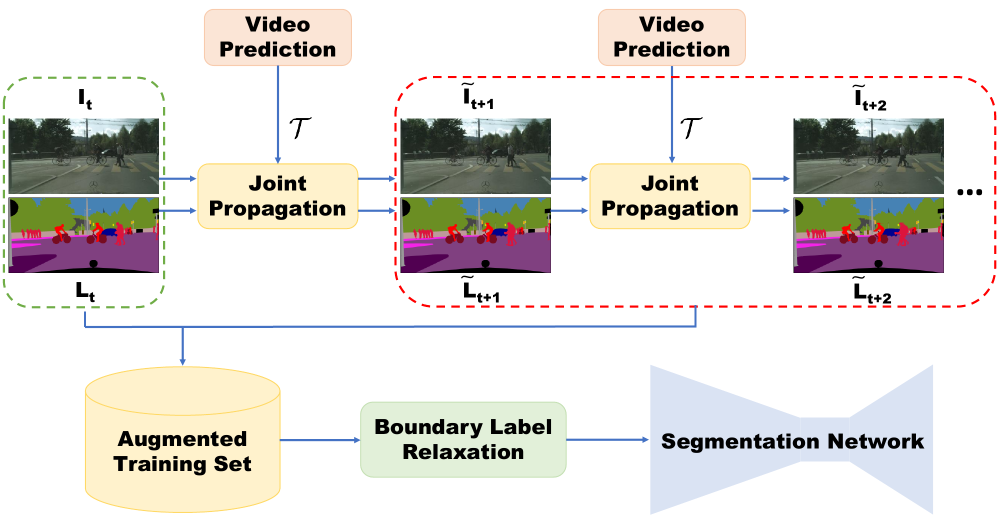
#> input picture deeplab_v3_baseline/semantic_segmentation/images/method.png, 2001 x 1050 px (shown at 1/2 size)
$ python -i transform.py   (imports and definitions only)
#> lines starting #> are read from the running program, lines starting #| are printed output that depends on the picture
#> further down, picture is the input picture: shape (1050, 2001, 3); mean B, G, R 217.9, 221.6, 224.4
import random
import cv2
import numpy as np

# [148 lines left out: functions random_scale, random_erase, rotate, random_angle_rotate, do_gaussian_noise, do_color_shift and 7 more, not called in this run]


def do_clahe(image, clip=2, grid=16):
#> called with clip = 2, grid = 16
    grid = int(grid)

    lab = cv2.cvtColor(image, cv2.COLOR_BGR2LAB)
#> lab: shape (1050, 2001, 3); mean of channels 0, 1, 2 224.2, 128.5, 130.5
    gray, a, b = cv2.split(lab)
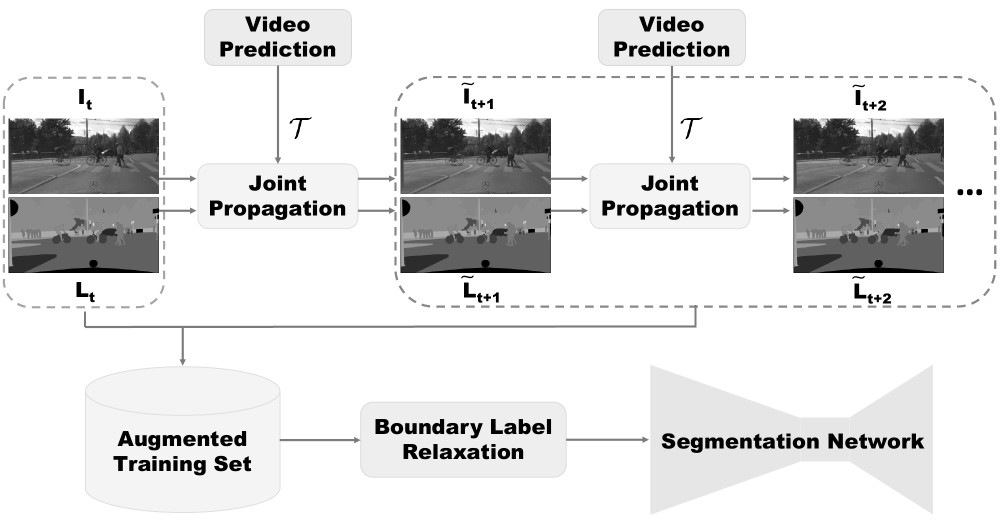
#> gray: shape (1050, 2001) (shown at 1/2 size); min 0, max 255, mean 224.2
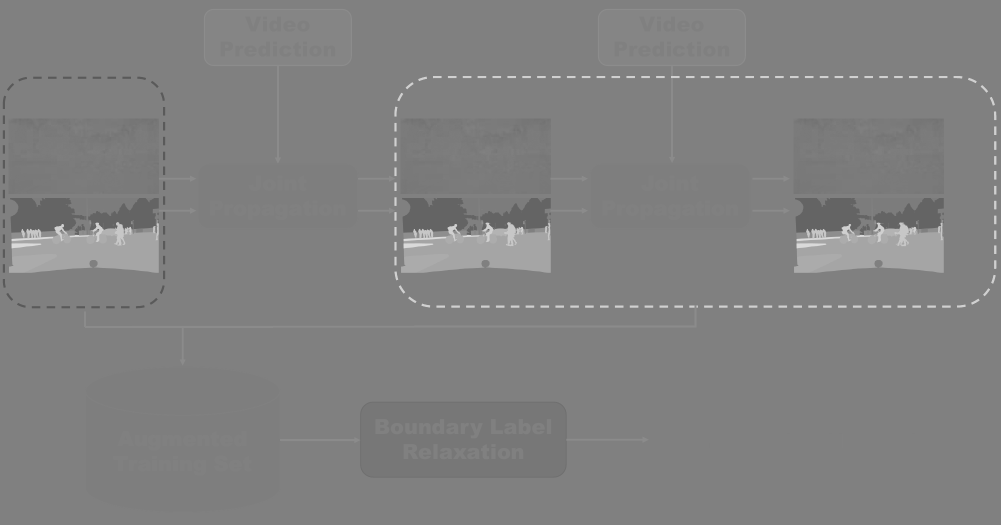
#> a: shape (1050, 2001) (shown at 1/2 size); min 90, max 218, mean 128.5
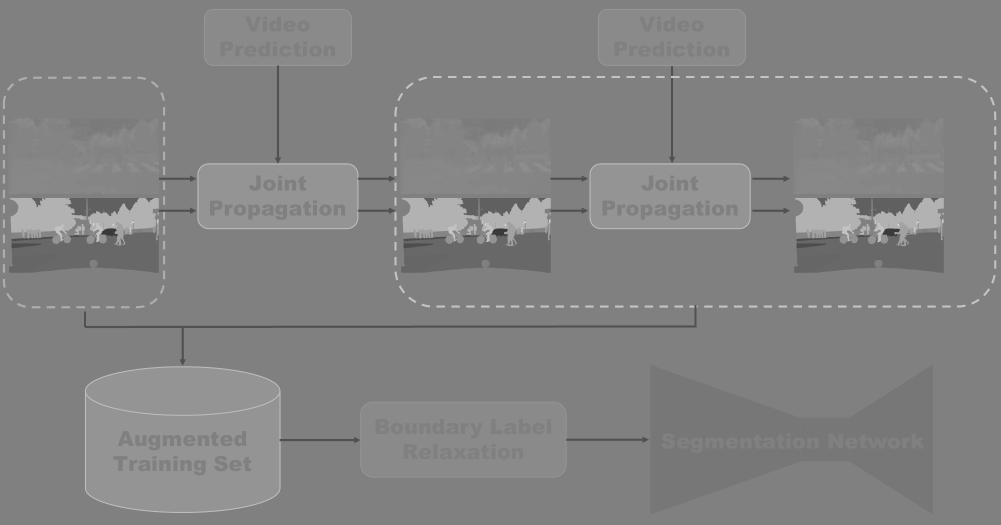
#> b: shape (1050, 2001) (shown at 1/2 size); min 58, max 212, mean 130.5
    gray = cv2.createCLAHE(clipLimit=clip, tileGridSize=(grid, grid)).apply(gray)
    lab = cv2.merge((gray, a, b))
#> lab: shape (1050, 2001, 3); mean of channels 0, 1, 2 225, 128.5, 130.5
    image = cv2.cvtColor(lab, cv2.COLOR_LAB2BGR)

    return image

>>> import cv2
>>> picture = cv2.imread('../../../deeplab_v3_baseline/semantic_segmentation/images/method.png')
>>> result = do_clahe(picture)

$ run again, on deeplab_v3_baseline/semantic_segmentation/images/vis.png
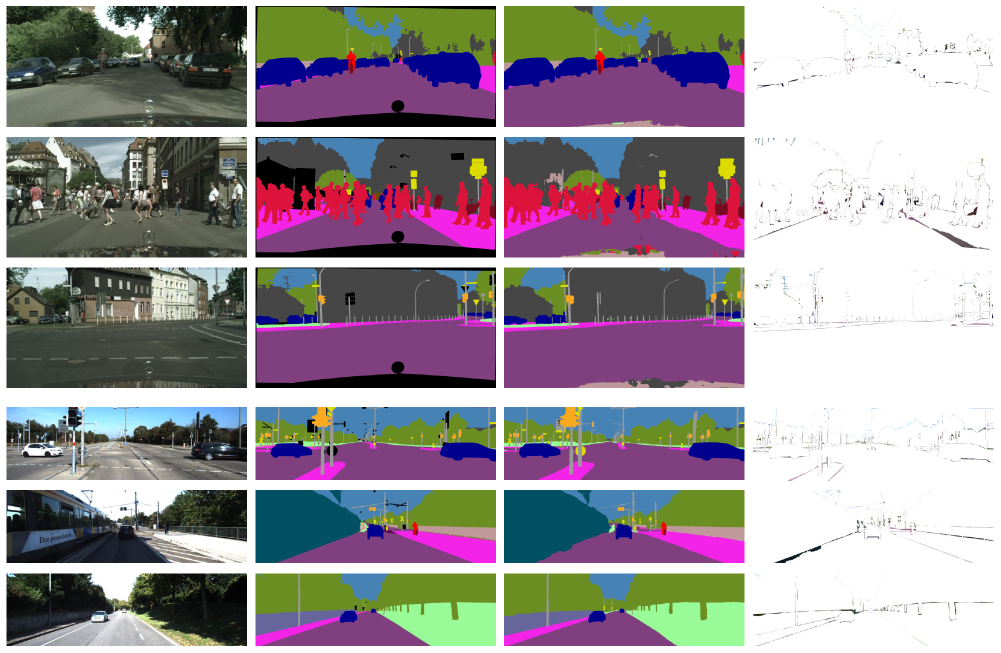
#> input picture deeplab_v3_baseline/semantic_segmentation/images/vis.png, 2001 x 1305 px (shown at 1/2 size)
#> picture is the input picture: shape (1305, 2001, 3); mean B, G, R 153.8, 148, 155.1
#> in do_clahe, `gray, a, b = cv2.split(lab)`:
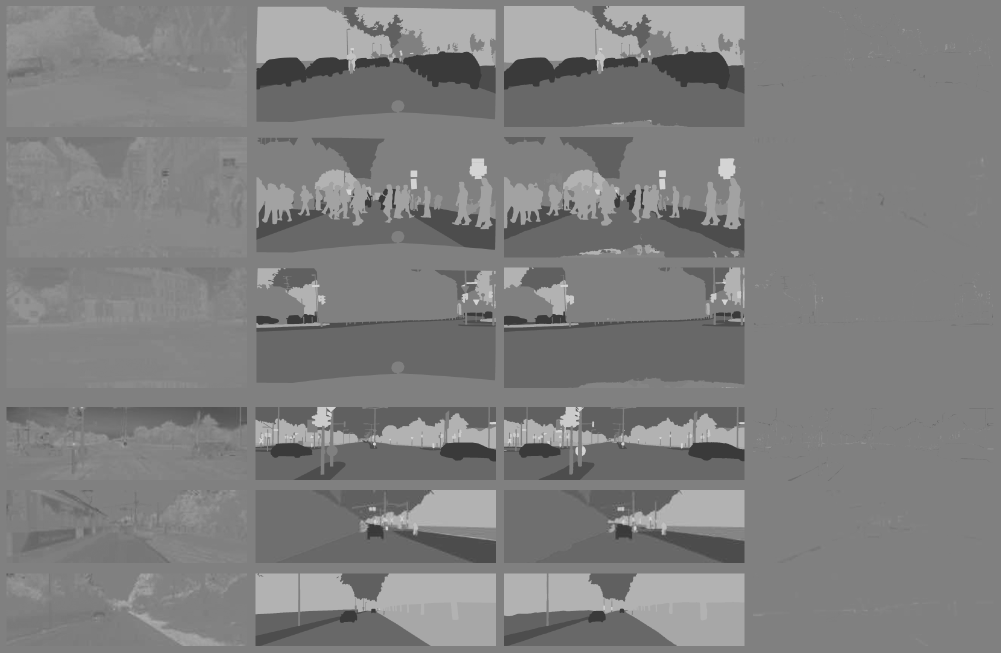
#> b: shape (1305, 2001) (shown at 1/2 size); min 48, max 216, mean 127.1
#> in do_clahe, `image = cv2.cvtColor(lab, cv2.COLOR_LAB2BGR)`:
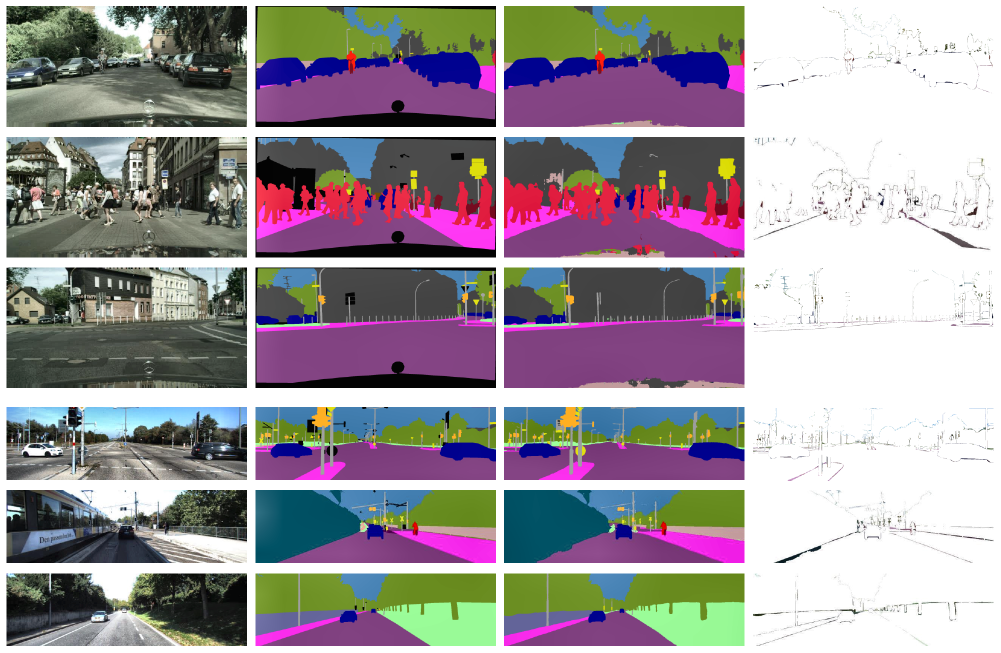
#> image: shape (1305, 2001, 3) (shown at 1/2 size); mean B, G, R 157, 151.7, 158.5
